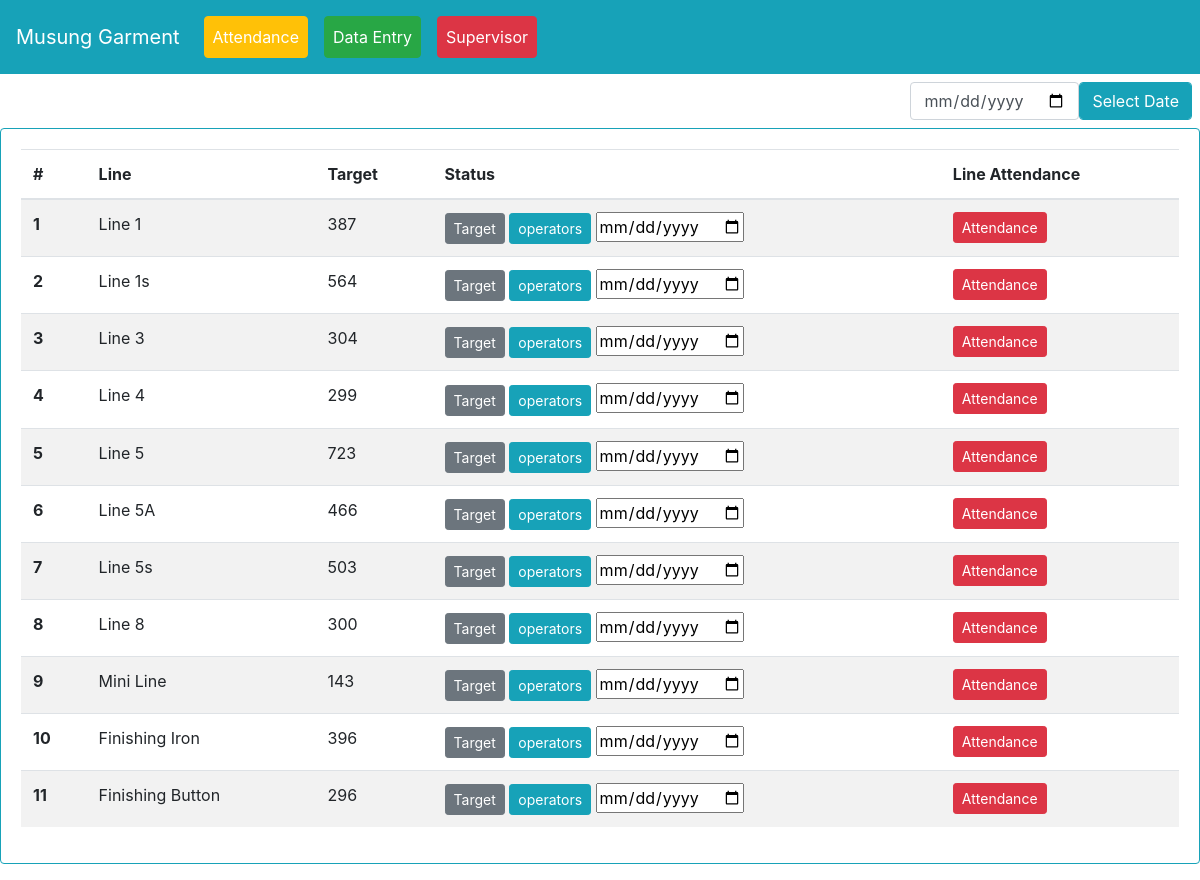
/attendance_backdate/, run on an earlier commit of the app's database.
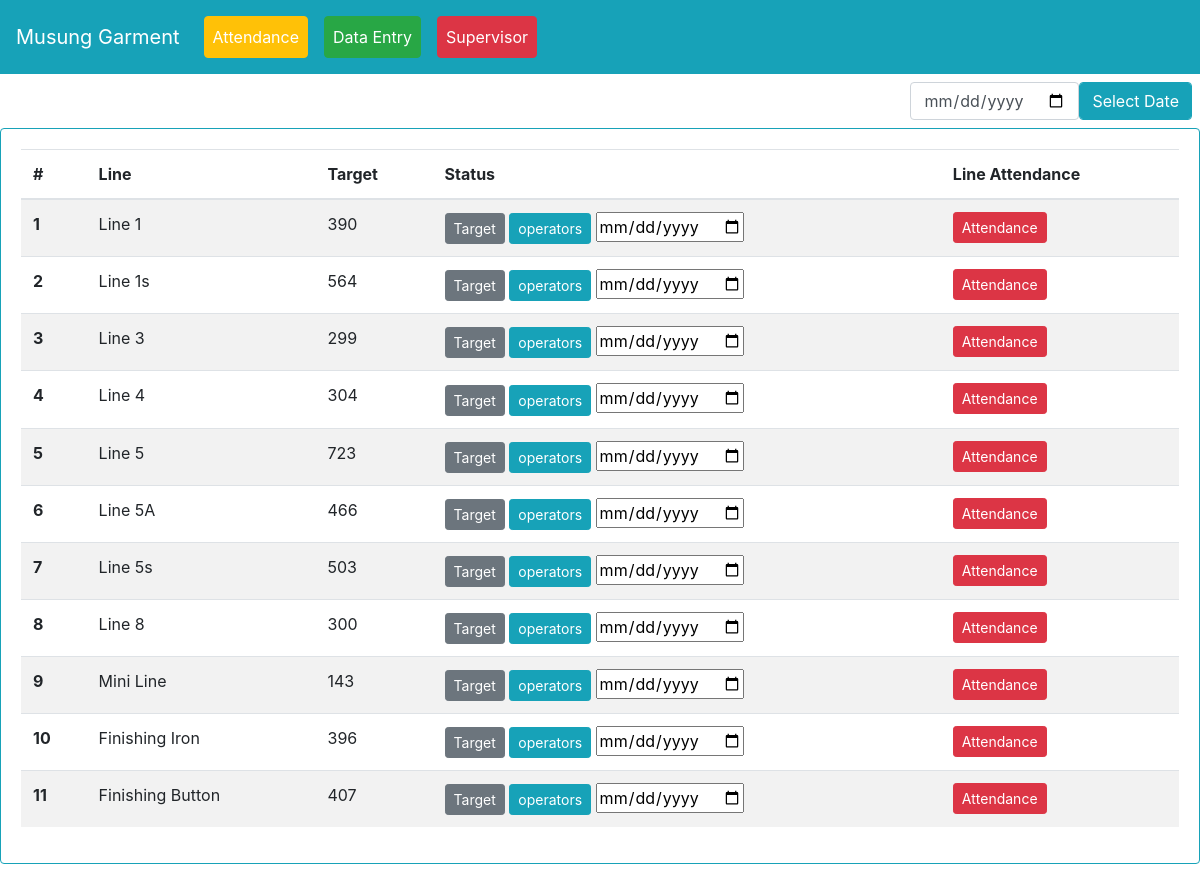
And on a later commit of the database.
### myapp/models.py (models this page shows, shortened)
class line(models.Model):
    line_name = models.CharField(max_length=255)
    target = models.PositiveIntegerField(default=0)

### myapp/views.py (the view)
# urls.py: path('attendance_backdate/', views.attendance_backdate, name='attendance_backdate'),
def attendance_backdate(request):
    bdate = request.POST.get('duedate')
    lis = line.objects.all()
    context = {'lis':lis, 'bdate':bdate}
    return render(request, 'attendance_backdate.html', context)

### templates/attendance_backdate.html (shortened to what this page needs)
{% extends 'base.html' %}
{% block content %}
<div class="d-flex justify-content-end">
  <form method="post" action="{% url 'myapp:attendance_backdate' %}">{% csrf_token %}
    <div class="row m-2">
      <input type="date" name="duedate"  class="form-control col datepicker">
      <input type="submit" class="form-control btn btn-md btn-info col" value="Select Date">
    </div>
  </form>
</div>
<div class="card border-info mb-3">
  <div class="card-body">
<table class="table table-striped" id="invlist">
  <thead>
    <tr class="lilisttr">
      <th scope="col">#</th>
      <th scope="col">Line</th>
      <th scope="col">Target</th>
      <th scope="col">Status</th>
      <th scope="col">Line Attendance</th>
    </tr>
  </thead>
  <tbody id="linelistTbl">
  	{% for i in lis %}
    <tr class="linetr">
      <th scope="row" class="lid">{{i.id}}</th>
      <td>{{i.line_name}}</td>
      <td>{{i.target}}</td>
      <td>
<button type="button" class="btn btn-sm btn-secondary" data-toggle="modal" data-target="#lineu-{{i.id}}">
  Target
</button>
    <a href="{% url 'myapp:operatoratt' i.id %}" class="btn btn-sm btn-info">operators</a>
    <input type="date" name="backd" value="{{bdate}}" class="bdate">
      </td>
      <td>
        <button type="button" class="dueattendance btn btn-sm btn-danger">Attendance</button>
      </td>
    </tr>
    {% endfor %}
  </tbody>
</table>
  </div>
</div>
{% endblock content %}

What changed in the data, as far as the page shows it:
changed line "Line 1": target "387" → "390"
changed line "Line 3": target "304" → "299"
changed line "Line 4": target "299" → "304"
changed line "Finishing Button": target "296" → "407"
